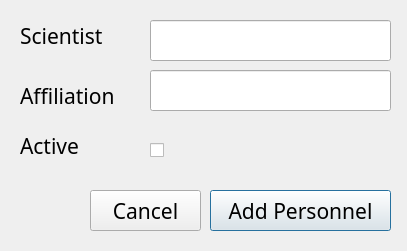
<?xml version="1.0" encoding="UTF-8"?>
<ui version="4.0">
 <class>Dialog</class>
 <widget class="QDialog" name="Dialog">
  <property name="geometry">
   <rect>
    <x>0</x>
    <y>0</y>
    <width>407</width>
    <height>251</height>
   </rect>
  </property>
  <property name="windowTitle">
   <string>Dialog</string>
  </property>
  <widget class="QLabel" name="label">
   <property name="geometry">
    <rect>
     <x>20</x>
     <y>20</y>
     <width>121</width>
     <height>31</height>
    </rect>
   </property>
   <property name="font">
    <font>
     <family>Arial Black</family>
     <pointsize>16</pointsize>
    </font>
   </property>
   <property name="text">
    <string>Scientist</string>
   </property>
  </widget>
  <widget class="QLabel" name="label_2">
   <property name="geometry">
    <rect>
     <x>20</x>
     <y>80</y>
     <width>131</width>
     <height>31</height>
    </rect>
   </property>
   <property name="font">
    <font>
     <family>Arial Black</family>
     <pointsize>16</pointsize>
    </font>
   </property>
   <property name="text">
    <string>Affiliation</string>
   </property>
  </widget>
  <widget class="QLabel" name="label_3">
   <property name="geometry">
    <rect>
     <x>20</x>
     <y>130</y>
     <width>111</width>
     <height>31</height>
    </rect>
   </property>
   <property name="font">
    <font>
     <family>Arial Black</family>
     <pointsize>16</pointsize>
    </font>
   </property>
   <property name="text">
    <string>Active</string>
   </property>
  </widget>
  <widget class="QPushButton" name="addPersonBtn">
   <property name="geometry">
    <rect>
     <x>210</x>
     <y>190</y>
     <width>181</width>
     <height>41</height>
    </rect>
   </property>
   <property name="font">
    <font>
     <family>Arial Black</family>
     <pointsize>16</pointsize>
    </font>
   </property>
   <property name="text">
    <string>Add Personnel</string>
   </property>
  </widget>
  <widget class="QLineEdit" name="scientistLabel">
   <property name="geometry">
    <rect>
     <x>150</x>
     <y>20</y>
     <width>241</width>
     <height>41</height>
    </rect>
   </property>
  </widget>
  <widget class="QLineEdit" name="affiliationLabel">
   <property name="geometry">
    <rect>
     <x>150</x>
     <y>70</y>
     <width>241</width>
     <height>41</height>
    </rect>
   </property>
  </widget>
  <widget class="QCheckBox" name="isActive">
   <property name="geometry">
    <rect>
     <x>150</x>
     <y>140</y>
     <width>75</width>
     <height>20</height>
    </rect>
   </property>
   <property name="text">
    <string/>
   </property>
  </widget>
  <widget class="QPushButton" name="cancelBtn">
   <property name="geometry">
    <rect>
     <x>90</x>
     <y>190</y>
     <width>111</width>
     <height>41</height>
    </rect>
   </property>
   <property name="font">
    <font>
     <family>Arial Black</family>
     <pointsize>16</pointsize>
    </font>
   </property>
   <property name="text">
    <string>Cancel</string>
   </property>
  </widget>
 </widget>
 <resources/>
 <connections/>
</ui>
